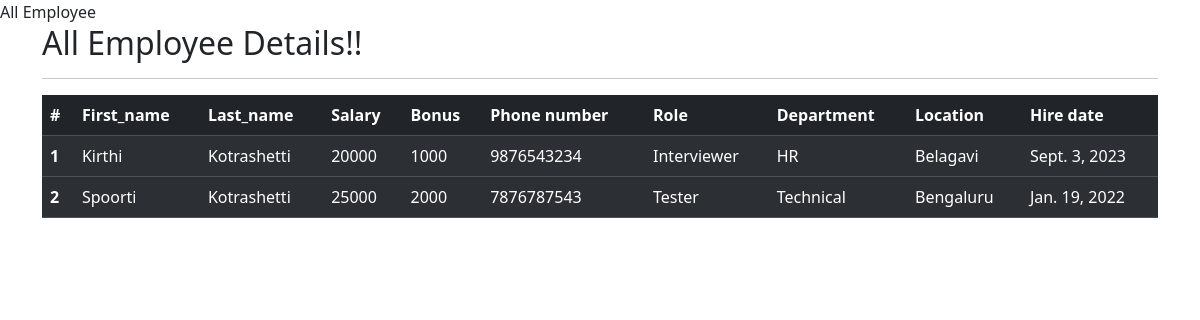
The app's page /all_emp with its own data.
### emp_app/models.py (models this page shows, shortened)
class Employee(models.Model):
    first_name = models.CharField(max_length=100, null=False)
    last_name = models.CharField(max_length=100)
    dept = models.ForeignKey(Department, on_delete=models.CASCADE)
    salary = models.IntegerField(default=0)
    bonus = models.IntegerField(default=0)
    role = models.ForeignKey(Role, on_delete=models.CASCADE)
    phone = models.IntegerField(default=0)
    hire_date = models.DateField()
    def __str__(self):
        return "%s %s %s" %(self.first_name, self.last_name, self.phone)

class Role(models.Model):
    name = models.CharField(max_length=100, null=False)

class Department(models.Model):
    name = models.CharField(max_length=100, null=False)
    location = models.CharField(max_length=100)

### emp_app/views.py (the view)
# urls.py: path('all_emp', views.all_emp, name='all_emp'),
def all_emp(request):
    emps = Employee.objects.all()
    context = {
        'emps': emps
    }
    print(context)
    return render(request, 'all_emp.html', context)

### emp_app/templates/all_emp.html (shortened to what this page needs)
<!DOCTYPE html>
<html lang="en">
<head>
    <link href="https://cdn.jsdelivr.net/npm/bootstrap@5.3.1/dist/css/bootstrap.min.css" rel="stylesheet">
</head>
<body>
    <div class="container">
        <h2>All Employee Details!!</h2>
        <hr>
        <table class="table table-dark table-striped">
            <thead>
              <tr>
                <th scope="col">#</th>
                <th scope="col">First_name</th>
                <th scope="col">Last_name</th>
                <th scope="col">Salary</th>
                <th scope="col">Bonus</th>
                <th scope="col">Phone number</th>
                <th scope="col">Role</th>
                <th scope="col">Department</th>
                <th scope="col">Location</th>
                <th scope="col">Hire date</th>
              </tr>
            </thead>
                {% for emp in emps%}
            <tbody>
              <tr>
                <th scope="row">{{emp.id}}</th>
                <td>{{emp.first_name}}</td>
                <td>{{emp.last_name}}</td>
                <td>{{emp.salary}}</td>
                <td>{{emp.bonus}}</td>
                <td>{{emp.phone}}</td>
                <td>{{emp.role.name}}</td>
                <td>{{emp.dept.name}}</td>
                <td>{{emp.dept.location}}</td>
                <td>{{emp.hire_date}}</td>
              </tr>
            </tbody>
                {% endfor %}
          </table>
    </div>
  </body>
</html>

### records on screen
Employee: id "1", first_name "Kirthi", last_name "Kotrashetti", salary "20000", bonus "1000", phone "9876543234", role.name "Interviewer", dept.name "HR", dept.location "Belagavi", hire_date "Sept. 3, 2023"
Employee: id "2", first_name "Spoorti", last_name "Kotrashetti", salary "25000", bonus "2000", phone "7876787543", role.name "Tester", dept.name "Technical", dept.location "Bengaluru", hire_date "Jan. 19, 2022"
